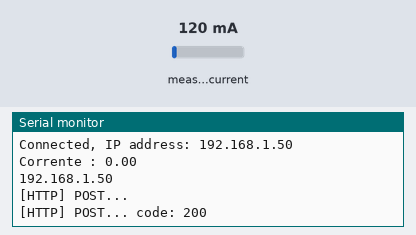
Bench run of a sketch on a simulated ESP8266 (NodeMCU). Parts: the last lines printed to the serial monitor. The inputs (shaded band) are chosen by the test bench; at power-on: measured current 120 mA. WiFi joins after 1.5 s; servers stay silent unless stated; uploads are accepted with an empty reply.

Above: at 2.7 s.
2.8 s: measured current set to 500 mA
At 4.22 s:
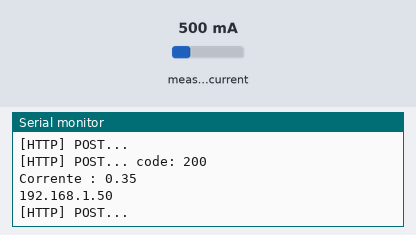
6.0 s: measured current set to 1000 mA
At 6.59 s:
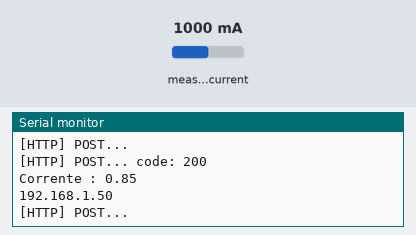
Timing chart, 0 to 9.0 s (numbered marks = the images above; inputs shaded):
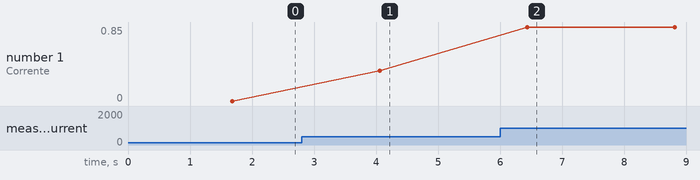

Measured:
- after the input at 2.8 s, the serial monitor: prints a new line after 1.3 s (image 1)
- after the input at 6.0 s, the serial monitor: prints a new line after 0.44 s (image 2)
- plotted number 1: 0 → 0.35 after the input at 2.8 s, 0.35 → 0.85 after the input at 6.0 s

The sketch:

tcc.ino
```cpp
//Programa : Medidor de corrente com Arduino e SCT-013 100A
//Autor : FILIPEFLOP

//Baseado no programa exemplo da biblioteca EmonLib

//Carrega as bibliotecas
#include "EmonLib.h"
#include <ESP8266WiFi.h>
#include <WiFiClient.h>
#include <ESP8266HTTPClient.h>

EnergyMonitor emon1;


#define VOLTS 127;
#define BURDEN_RESISTOR_5V 25.8;
#define BURDEN_RESISTOR_3V 16.1;

int calibration_radio = 2000 / BURDEN_RESISTOR_5V;
int port = A0;

float getAmp(float value) {
  return value > 0.15 ? value - 0.15 : 0;
}

void setup() {
  Serial.begin(9600);
  //Pino, calibracao - Cur Const= Ratio/BurdenR. 2000/33 = 60
  emon1.current(port, calibration_radio);

  WiFi.begin("", "");

  Serial.print("Connecting");
  while (WiFi.status() != WL_CONNECTED) {
    delay(500);
    Serial.print(".");
  }
  Serial.println("!!!!!!!!!!!!!!!!!!");

  Serial.print("Connected, IP address: ");
  Serial.println(WiFi.localIP());
}

void loop() {


  WiFiClient client;

  HTTPClient http;
  //Calcula a corrente
  double Irms = emon1.calcIrms(1480);
  //Mostra o valor da corrente no serial monitor e display
  Serial.print("Corrente : ");
  Serial.println(getAmp(Irms));  // Irms


  // Wifi

  Serial.println(WiFi.localIP());
  if (WiFi.status() == WL_CONNECTED) {


    http.begin(client, "http://api-arduino.viniciusromano.live/api/sensor-values");  // HTTP
    http.addHeader("Content-Type", "application/json");

    Serial.print("[HTTP] POST...\n");
    // start connection and send HTTP header and body
    int httpCode = http.POST("{\"sv_value\":\"" + String(getAmp(Irms))+ " \"}");

    // httpCode will be negative on error
    if (httpCode > 0) {
      // HTTP header has been send and Server response header has been handled
      Serial.printf("[HTTP] POST... code: %d", httpCode);

      // file found at server
      if (httpCode == HTTP_CODE_OK || httpCode == HTTP_CODE_MOVED_PERMANENTLY) {
        String payload = http.getString();
        Serial.println(payload);
      }
    } else {
      Serial.printf("[HTTP] POST... failed, error: %s", http.errorToString(httpCode).c_str());
    }

    http.end();
  }

  delay(2000);
}
```
